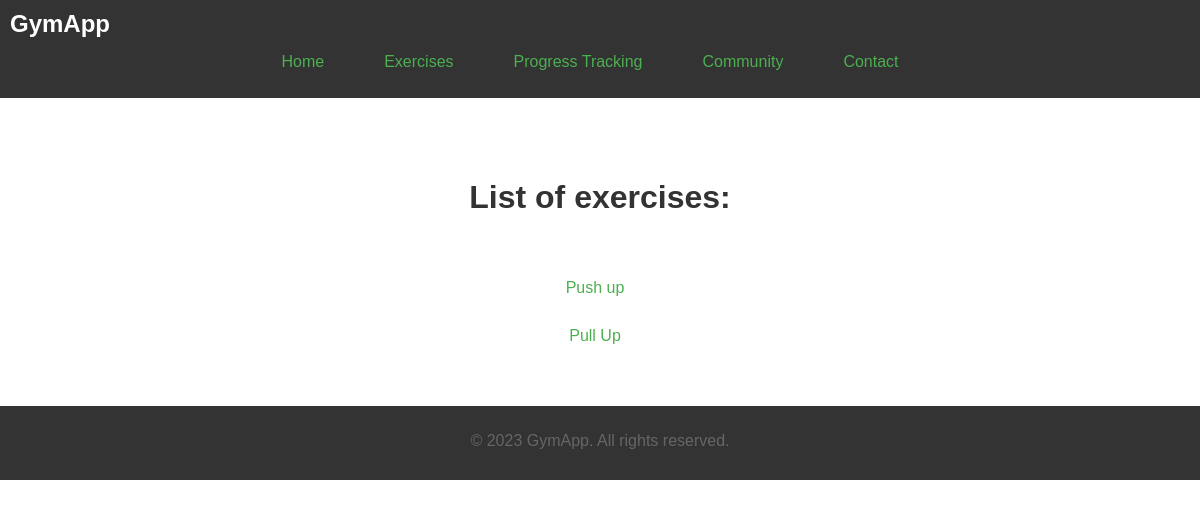
/exercise, run on an earlier commit of the app's database.
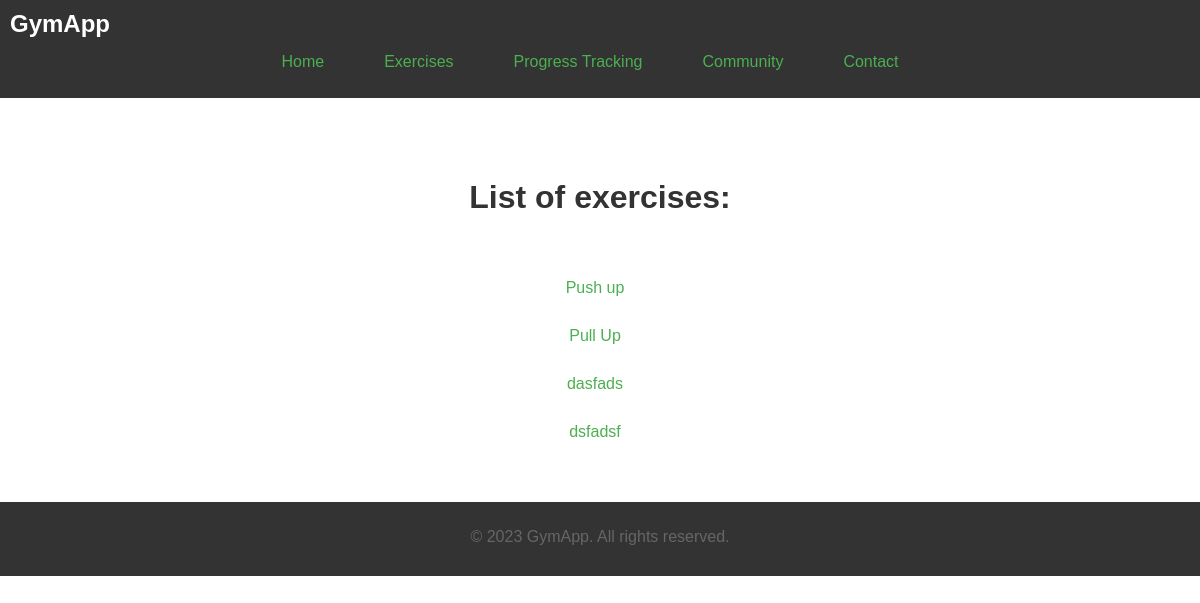
And on a later commit of the database.
### exercise/models.py (models this page shows, shortened)
class Exercise(models.Model):
    name = models.CharField(max_length=200)
    description = models.TextField(max_length=2000, blank=True, null=True)
    muscle = models.ManyToManyField(MuscleGroup)
    isRepEx = models.BooleanField(default=True)
    def muscle_names(self):
        return ", ".join([muscle.name for muscle in self.muscle.all()])

### exercise/views.py (the view)
# urls.py: path('', include('exercise.urls'))
def exercise(request):
    exercises = Exercise.objects.all()
    context = {'exercises': exercises}
    return render(request, 'exercise.html', context)

### exercise/templates/exercise.html (shortened to what this page needs)
{% extends 'main.html' %}
{% block content %}
<h1>List of exercises: </h1>
<div class="exerciselist">
<ul class="additional-menu">
    {% for exercise in exercises %}
    <li class="dropdown">
        <a href="#" class="dropdown-toggle">{{ exercise.name }}</a>
    </li>
    {% endfor %}
</ul>
</div>
{% endblock content %}

What changed in the data, as far as the page shows it:
added Exercise: name "dasfads"
added Exercise: name "dsfadsf"
